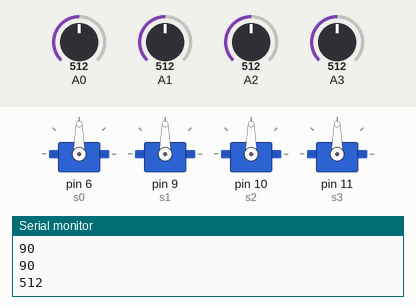
The sketch below on a simulated Arduino Uno, built with avr-gcc and run on an emulated ATmega328P. On the bench: 4 × servo, the last lines printed to the serial monitor. Inputs (shaded band) come from the test bench; at power-on: A0 = 512, A3 = 512, A1 = 512, A2 = 512.

Above: at 1.2 s.
1.3 s: A0 set to 716
At 2.5 s:
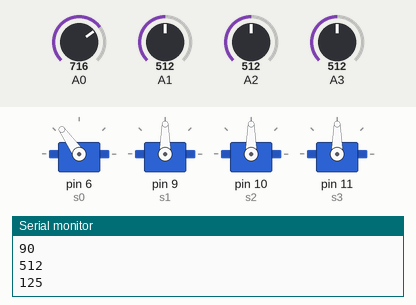
2.8 s: A3 set to 716
At 3.7 s:
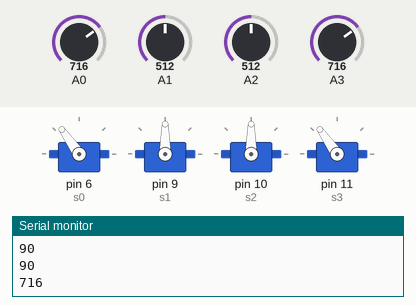
4.3 s: A1 set to 716
At 4.7 s:
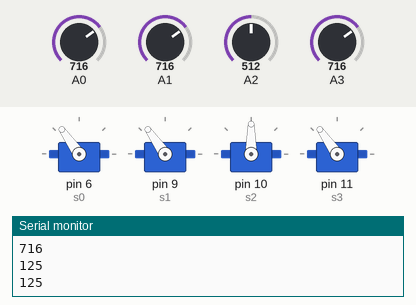
5.8 s: A2 set to 716
At 6.9 s:
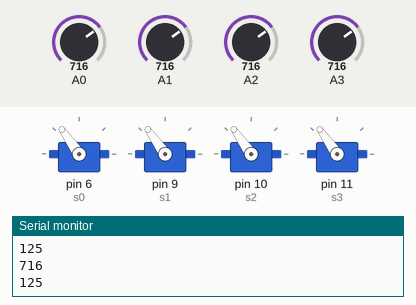
7.3 s: A0 set to 992
At 8.2 s:
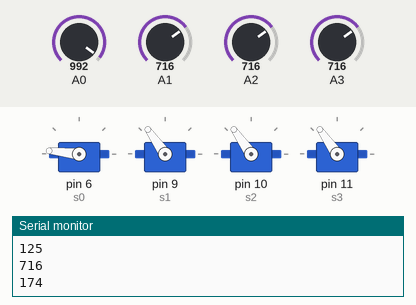
8.8 s: A3 set to 992
At 9.7 s:
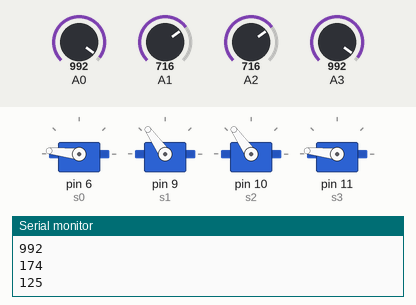
Timing chart, 0 to 11.3 s (numbered marks = the images above; inputs shaded):
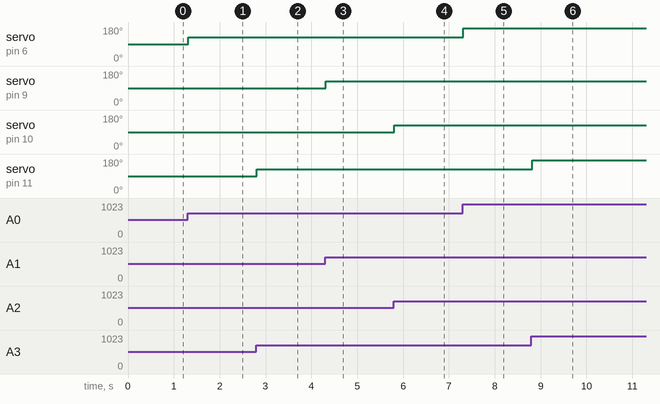

Measured:
- after the input at 1.3 s, servo on pin 6 (s0): 90° → 125° at once
- after the input at 2.8 s, servo on pin 11 (s3): 90° → 125° at once
- after the input at 4.3 s, servo on pin 9 (s1): 90° → 125° at once
- after the input at 5.8 s, servo on pin 10 (s2): 90° → 125° at once
- after the input at 7.3 s, servo on pin 6 (s0): 125° → 174° at once
- after the input at 8.8 s, servo on pin 11 (s3): 125° → 174° at once

The sketch:

robotic_arm.ino
```cpp
#include<Servo.h>
Servo s0,s1,s2,s3;
int p0,p1,p2,p3;

void setup()
{
  s0.attach(6);
  s1.attach(9);
  s2.attach(10);
  s3.attach(11);
  Serial.begin(9600);
}

void loop()
{
  p0=analogRead(A0);
  p0=map(p0,0,1023,0,180);
  Serial.println(p0);
  s0.write(p0);
  delay(5);

  p1=analogRead(A1);
  p1=map(p1,0,1023,0,180);
  Serial.println(p1);
  s1.write(p1);
  delay(5);

  p2=analogRead(A2);
  p2=map(p2,0,1023,0,180);
  Serial.println(p1);
  s2.write(p2);
  delay(5);

  p3=analogRead(A3);
  Serial.println(p3);
  p3=map(p3,0,1023,0,180);
  s3.write(p3);
  delay(5);

}
```
